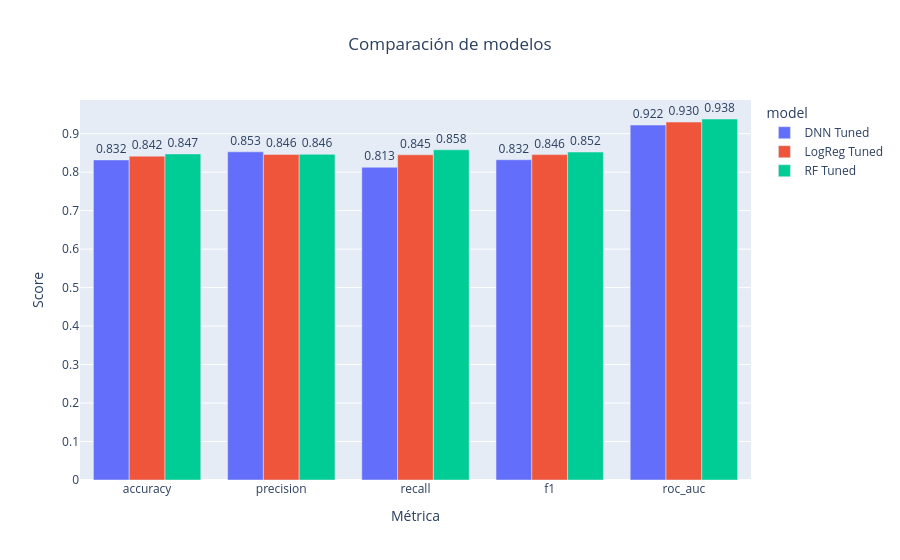

Notebook code for this chart:
### Markdown cell above
## Visualización comparativa

### Code cell
comparison_long = comparison_df.melt(
    id_vars="model",
    value_vars=["accuracy", "precision", "recall", "f1", "roc_auc"],
    var_name="metric",
    value_name="score"
)

metric_order = ["accuracy", "precision", "recall", "f1", "roc_auc"]
comparison_long["metric"] = pd.Categorical(comparison_long["metric"], categories=metric_order, ordered=True)
comparison_long = comparison_long.sort_values(["metric", "model"])

fig = px.bar(
    comparison_long,
    x="metric",
    y="score",
    color="model",
    barmode="group",
    text="score",
    title="Comparación de modelos"
)

fig.update_traces(texttemplate="%{text:.3f}", textposition="outside")
fig.update_layout(
    title_x=0.5,
    xaxis_title="Métrica",
    yaxis_title="Score"
)

fig.show()

### Figure 1 — Plotly figure (JSON) as saved in the notebook; plotly's stock layout.template omitted (floating-point values rounded to 4 significant figures)
{"data": [{"alignmentgroup": "True", "hovertemplate": "model=DNN Tuned<br>metric=%{x}<br>score=%{text}<extra></extra>", "legendgroup": "DNN Tuned", "marker": {"color": "#636efa", "pattern": {"shape": ""}}, "name": "DNN Tuned", "offsetgroup": "DNN Tuned", "orientation": "v", "showlegend": true, "text": [0.8318, 0.8528, 0.8127, 0.8323, 0.9224], "textposition": "outside", "texttemplate": "%{text:.3f}", "type": "bar", "x": ["accuracy", "precision", "recall", "f1", "roc_auc"], "xaxis": "x", "y": [0.8318, 0.8528, 0.8127, 0.8323, 0.9224], "yaxis": "y"}, {"alignmentgroup": "True", "hovertemplate": "model=LogReg Tuned<br>metric=%{x}<br>score=%{text}<extra></extra>", "legendgroup": "LogReg Tuned", "marker": {"color": "#EF553B", "pattern": {"shape": ""}}, "name": "LogReg Tuned", "offsetgroup": "LogReg Tuned", "orientation": "v", "showlegend": true, "text": [0.8416, 0.8462, 0.8451, 0.8456, 0.9302], "textposition": "outside", "texttemplate": "%{text:.3f}", "type": "bar", "x": ["accuracy", "precision", "recall", "f1", "roc_auc"], "xaxis": "x", "y": [0.8416, 0.8462, 0.8451, 0.8456, 0.9302], "yaxis": "y"}, {"alignmentgroup": "True", "hovertemplate": "model=RF Tuned<br>metric=%{x}<br>score=%{text}<extra></extra>", "legendgroup": "RF Tuned", "marker": {"color": "#00cc96", "pattern": {"shape": ""}}, "name": "RF Tuned", "offsetgroup": "RF Tuned", "orientation": "v", "showlegend": true, "text": [0.8473, 0.8464, 0.8583, 0.8523, 0.9382], "textposition": "outside", "texttemplate": "%{text:.3f}", "type": "bar", "x": ["accuracy", "precision", "recall", "f1", "roc_auc"], "xaxis": "x", "y": [0.8473, 0.8464, 0.8583, 0.8523, 0.9382], "yaxis": "y"}], "layout": {"barmode": "group", "legend": {"title": {"text": "model"}, "tracegroupgap": 0}, "title": {"text": "Comparación de modelos", "x": 0.5}, "xaxis": {"anchor": "y", "domain": [0, 1], "title": {"text": "Métrica"}}, "yaxis": {"anchor": "x", "domain": [0, 1], "title": {"text": "Score"}}}}
